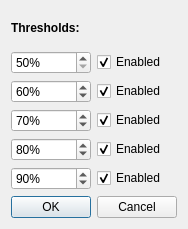
<?xml version="1.0" encoding="UTF-8"?>
<ui version="4.0">
 <class>ConsensusOptionsDialog</class>
 <widget class="QDialog" name="ConsensusOptionsDialog">
  <property name="geometry">
   <rect>
    <x>0</x>
    <y>0</y>
    <width>184</width>
    <height>229</height>
   </rect>
  </property>
  <property name="windowTitle">
   <string>Consensus Options</string>
  </property>
  <layout class="QVBoxLayout" name="verticalLayout">
   <item>
    <widget class="QLabel" name="label">
     <property name="font">
      <font>
       <weight>75</weight>
       <bold>true</bold>
      </font>
     </property>
     <property name="text">
      <string>Thresholds:</string>
     </property>
    </widget>
   </item>
   <item>
    <layout class="QGridLayout" name="gridLayout">
     <item row="0" column="0">
      <widget class="QSpinBox" name="thresholdSpinBox1_">
       <property name="suffix">
        <string>%</string>
       </property>
       <property name="minimum">
        <number>50</number>
       </property>
       <property name="maximum">
        <number>100</number>
       </property>
      </widget>
     </item>
     <item row="0" column="1">
      <widget class="QCheckBox" name="enabledCheckbox1_">
       <property name="text">
        <string>Enabled</string>
       </property>
       <property name="checked">
        <bool>true</bool>
       </property>
      </widget>
     </item>
     <item row="1" column="0">
      <widget class="QSpinBox" name="thresholdSpinBox2_">
       <property name="suffix">
        <string>%</string>
       </property>
       <property name="minimum">
        <number>50</number>
       </property>
       <property name="maximum">
        <number>100</number>
       </property>
       <property name="value">
        <number>60</number>
       </property>
      </widget>
     </item>
     <item row="1" column="1">
      <widget class="QCheckBox" name="enabledCheckbox2_">
       <property name="text">
        <string>Enabled</string>
       </property>
       <property name="checked">
        <bool>true</bool>
       </property>
      </widget>
     </item>
     <item row="2" column="0">
      <widget class="QSpinBox" name="thresholdSpinBox3_">
       <property name="suffix">
        <string>%</string>
       </property>
       <property name="minimum">
        <number>50</number>
       </property>
       <property name="maximum">
        <number>100</number>
       </property>
       <property name="value">
        <number>70</number>
       </property>
      </widget>
     </item>
     <item row="2" column="1">
      <widget class="QCheckBox" name="enabledCheckbox3_">
       <property name="text">
        <string>Enabled</string>
       </property>
       <property name="checked">
        <bool>true</bool>
       </property>
      </widget>
     </item>
     <item row="3" column="0">
      <widget class="QSpinBox" name="thresholdSpinBox4_">
       <property name="suffix">
        <string>%</string>
       </property>
       <property name="minimum">
        <number>50</number>
       </property>
       <property name="maximum">
        <number>100</number>
       </property>
       <property name="value">
        <number>80</number>
       </property>
      </widget>
     </item>
     <item row="3" column="1">
      <widget class="QCheckBox" name="enabledCheckbox4_">
       <property name="text">
        <string>Enabled</string>
       </property>
       <property name="checked">
        <bool>true</bool>
       </property>
      </widget>
     </item>
     <item row="4" column="0">
      <widget class="QSpinBox" name="thresholdSpinBox5_">
       <property name="suffix">
        <string>%</string>
       </property>
       <property name="minimum">
        <number>50</number>
       </property>
       <property name="maximum">
        <number>100</number>
       </property>
       <property name="value">
        <number>90</number>
       </property>
      </widget>
     </item>
     <item row="4" column="1">
      <widget class="QCheckBox" name="enabledCheckbox5_">
       <property name="text">
        <string>Enabled</string>
       </property>
       <property name="checked">
        <bool>true</bool>
       </property>
      </widget>
     </item>
    </layout>
   </item>
   <item>
    <widget class="QDialogButtonBox" name="buttonBox">
     <property name="orientation">
      <enum>Qt::Horizontal</enum>
     </property>
     <property name="standardButtons">
      <set>QDialogButtonBox::Cancel|QDialogButtonBox::Ok</set>
     </property>
    </widget>
   </item>
  </layout>
 </widget>
 <resources/>
 <connections>
  <connection>
   <sender>buttonBox</sender>
   <signal>accepted()</signal>
   <receiver>ConsensusOptionsDialog</receiver>
   <slot>accept()</slot>
   <hints>
    <hint type="sourcelabel">
     <x>174</x>
     <y>201</y>
    </hint>
    <hint type="destinationlabel">
     <x>157</x>
     <y>228</y>
    </hint>
   </hints>
  </connection>
  <connection>
   <sender>buttonBox</sender>
   <signal>rejected()</signal>
   <receiver>ConsensusOptionsDialog</receiver>
   <slot>reject()</slot>
   <hints>
    <hint type="sourcelabel">
     <x>174</x>
     <y>207</y>
    </hint>
    <hint type="destinationlabel">
     <x>183</x>
     <y>228</y>
    </hint>
   </hints>
  </connection>
  <connection>
   <sender>enabledCheckbox1_</sender>
   <signal>toggled(bool)</signal>
   <receiver>thresholdSpinBox1_</receiver>
   <slot>setEnabled(bool)</slot>
   <hints>
    <hint type="sourcelabel">
     <x>128</x>
     <y>52</y>
    </hint>
    <hint type="destinationlabel">
     <x>75</x>
     <y>45</y>
    </hint>
   </hints>
  </connection>
  <connection>
   <sender>enabledCheckbox2_</sender>
   <signal>toggled(bool)</signal>
   <receiver>thresholdSpinBox2_</receiver>
   <slot>setEnabled(bool)</slot>
   <hints>
    <hint type="sourcelabel">
     <x>131</x>
     <y>78</y>
    </hint>
    <hint type="destinationlabel">
     <x>77</x>
     <y>74</y>
    </hint>
   </hints>
  </connection>
  <connection>
   <sender>enabledCheckbox3_</sender>
   <signal>toggled(bool)</signal>
   <receiver>thresholdSpinBox3_</receiver>
   <slot>setEnabled(bool)</slot>
   <hints>
    <hint type="sourcelabel">
     <x>120</x>
     <y>112</y>
    </hint>
    <hint type="destinationlabel">
     <x>83</x>
     <y>110</y>
    </hint>
   </hints>
  </connection>
  <connection>
   <sender>enabledCheckbox4_</sender>
   <signal>toggled(bool)</signal>
   <receiver>thresholdSpinBox4_</receiver>
   <slot>setEnabled(bool)</slot>
   <hints>
    <hint type="sourcelabel">
     <x>109</x>
     <y>145</y>
    </hint>
    <hint type="destinationlabel">
     <x>74</x>
     <y>140</y>
    </hint>
   </hints>
  </connection>
  <connection>
   <sender>enabledCheckbox5_</sender>
   <signal>toggled(bool)</signal>
   <receiver>thresholdSpinBox5_</receiver>
   <slot>setEnabled(bool)</slot>
   <hints>
    <hint type="sourcelabel">
     <x>123</x>
     <y>171</y>
    </hint>
    <hint type="destinationlabel">
     <x>56</x>
     <y>167</y>
    </hint>
   </hints>
  </connection>
 </connections>
</ui>
